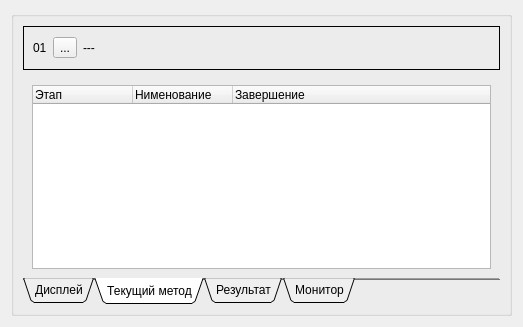
<?xml version="1.0" encoding="UTF-8"?>
<ui version="4.0">
 <class>ZrmDisplayWidget</class>
 <widget class="QWidget" name="ZrmDisplayWidget">
  <property name="geometry">
   <rect>
    <x>0</x>
    <y>0</y>
    <width>505</width>
    <height>327</height>
   </rect>
  </property>
  <property name="sizePolicy">
   <sizepolicy hsizetype="Preferred" vsizetype="Preferred">
    <horstretch>0</horstretch>
    <verstretch>0</verstretch>
   </sizepolicy>
  </property>
  <property name="baseSize">
   <size>
    <width>0</width>
    <height>0</height>
   </size>
  </property>
  <property name="font">
   <font>
    <weight>50</weight>
    <bold>false</bold>
   </font>
  </property>
  <property name="windowTitle">
   <string>Form</string>
  </property>
  <property name="styleSheet">
   <string notr="true"/>
  </property>
  <layout class="QVBoxLayout" name="verticalLayout_12">
   <item>
    <widget class="QGroupBox" name="gb_display">
     <property name="sizePolicy">
      <sizepolicy hsizetype="Maximum" vsizetype="Maximum">
       <horstretch>0</horstretch>
       <verstretch>0</verstretch>
      </sizepolicy>
     </property>
     <property name="styleSheet">
      <string notr="true"/>
     </property>
     <layout class="QVBoxLayout" name="verticalLayout_9">
      <item>
       <widget class="QFrame" name="fr_state">
        <property name="sizePolicy">
         <sizepolicy hsizetype="Minimum" vsizetype="Preferred">
          <horstretch>0</horstretch>
          <verstretch>0</verstretch>
         </sizepolicy>
        </property>
        <property name="styleSheet">
         <string notr="true"/>
        </property>
        <property name="frameShape">
         <enum>QFrame::Box</enum>
        </property>
        <layout class="QHBoxLayout" name="horizontalLayout_3">
         <item>
          <widget class="QLabel" name="lb_dev_addr">
           <property name="sizePolicy">
            <sizepolicy hsizetype="Maximum" vsizetype="Preferred">
             <horstretch>0</horstretch>
             <verstretch>0</verstretch>
            </sizepolicy>
           </property>
           <property name="text">
            <string>01</string>
           </property>
          </widget>
         </item>
         <item>
          <widget class="QToolButton" name="bMinimize">
           <property name="sizePolicy">
            <sizepolicy hsizetype="Maximum" vsizetype="Fixed">
             <horstretch>0</horstretch>
             <verstretch>0</verstretch>
            </sizepolicy>
           </property>
           <property name="minimumSize">
            <size>
             <width>0</width>
             <height>0</height>
            </size>
           </property>
           <property name="maximumSize">
            <size>
             <width>16777215</width>
             <height>16777215</height>
            </size>
           </property>
           <property name="text">
            <string>...</string>
           </property>
           <property name="icon">
            <iconset resource="zrm_resource.qrc">
             <normaloff>:/zrm/icons/minimize.png</normaloff>:/zrm/icons/minimize.png</iconset>
           </property>
           <property name="iconSize">
            <size>
             <width>24</width>
             <height>24</height>
            </size>
           </property>
           <property name="checkable">
            <bool>true</bool>
           </property>
           <property name="popupMode">
            <enum>QToolButton::DelayedPopup</enum>
           </property>
           <property name="toolButtonStyle">
            <enum>Qt::ToolButtonIconOnly</enum>
           </property>
           <property name="arrowType">
            <enum>Qt::NoArrow</enum>
           </property>
          </widget>
         </item>
         <item>
          <widget class="QLabel" name="lb_message">
           <property name="sizePolicy">
            <sizepolicy hsizetype="Preferred" vsizetype="Preferred">
             <horstretch>0</horstretch>
             <verstretch>0</verstretch>
            </sizepolicy>
           </property>
           <property name="frameShape">
            <enum>QFrame::NoFrame</enum>
           </property>
           <property name="text">
            <string>---</string>
           </property>
          </widget>
         </item>
         <item>
          <widget class="QLabel" name="lb_mode">
           <property name="sizePolicy">
            <sizepolicy hsizetype="Fixed" vsizetype="Fixed">
             <horstretch>0</horstretch>
             <verstretch>0</verstretch>
            </sizepolicy>
           </property>
           <property name="minimumSize">
            <size>
             <width>24</width>
             <height>24</height>
            </size>
           </property>
           <property name="maximumSize">
            <size>
             <width>24</width>
             <height>24</height>
            </size>
           </property>
           <property name="frameShape">
            <enum>QFrame::NoFrame</enum>
           </property>
           <property name="text">
            <string/>
           </property>
           <property name="scaledContents">
            <bool>true</bool>
           </property>
          </widget>
         </item>
         <item>
          <widget class="QLabel" name="lb_curr_dir">
           <property name="sizePolicy">
            <sizepolicy hsizetype="Fixed" vsizetype="Fixed">
             <horstretch>0</horstretch>
             <verstretch>0</verstretch>
            </sizepolicy>
           </property>
           <property name="minimumSize">
            <size>
             <width>24</width>
             <height>24</height>
            </size>
           </property>
           <property name="maximumSize">
            <size>
             <width>24</width>
             <height>24</height>
            </size>
           </property>
           <property name="frameShape">
            <enum>QFrame::NoFrame</enum>
           </property>
           <property name="text">
            <string/>
           </property>
           <property name="scaledContents">
            <bool>true</bool>
           </property>
          </widget>
         </item>
         <item>
          <widget class="QLabel" name="lb_relay_state">
           <property name="minimumSize">
            <size>
             <width>24</width>
             <height>24</height>
            </size>
           </property>
           <property name="maximumSize">
            <size>
             <width>24</width>
             <height>24</height>
            </size>
           </property>
           <property name="text">
            <string/>
           </property>
           <property name="pixmap">
            <pixmap resource="zrm_resource.qrc">:/zrm/icons/relay_off.png</pixmap>
           </property>
           <property name="scaledContents">
            <bool>true</bool>
           </property>
          </widget>
         </item>
         <item>
          <widget class="QLabel" name="lb_connect_status">
           <property name="minimumSize">
            <size>
             <width>24</width>
             <height>24</height>
            </size>
           </property>
           <property name="maximumSize">
            <size>
             <width>24</width>
             <height>24</height>
            </size>
           </property>
           <property name="text">
            <string/>
           </property>
           <property name="pixmap">
            <pixmap resource="zrm_resource.qrc">:/zrm/icons/network-offline.png</pixmap>
           </property>
           <property name="scaledContents">
            <bool>true</bool>
           </property>
          </widget>
         </item>
        </layout>
       </widget>
      </item>
      <item>
       <widget class="QTabWidget" name="tabWidget">
        <property name="sizePolicy">
         <sizepolicy hsizetype="Maximum" vsizetype="Expanding">
          <horstretch>0</horstretch>
          <verstretch>0</verstretch>
         </sizepolicy>
        </property>
        <property name="styleSheet">
         <string notr="true"/>
        </property>
        <property name="tabPosition">
         <enum>QTabWidget::South</enum>
        </property>
        <property name="tabShape">
         <enum>QTabWidget::Triangular</enum>
        </property>
        <property name="currentIndex">
         <number>1</number>
        </property>
        <property name="elideMode">
         <enum>Qt::ElideNone</enum>
        </property>
        <property name="documentMode">
         <bool>true</bool>
        </property>
        <property name="tabsClosable">
         <bool>false</bool>
        </property>
        <property name="tabBarAutoHide">
         <bool>true</bool>
        </property>
        <widget class="QWidget" name="tabDisplay">
         <attribute name="title">
          <string>Дисплей</string>
         </attribute>
         <layout class="QVBoxLayout" name="verticalLayout_8">
          <item>
           <layout class="QHBoxLayout" name="horizontalLayout">
            <item>
             <widget class="QPushButton" name="bMethod">
              <property name="styleSheet">
               <string notr="true"/>
              </property>
              <property name="text">
               <string>Метод:</string>
              </property>
              <property name="flat">
               <bool>false</bool>
              </property>
             </widget>
            </item>
            <item>
             <widget class="QLabel" name="lb_method_name">
              <property name="sizePolicy">
               <sizepolicy hsizetype="Expanding" vsizetype="Maximum">
                <horstretch>0</horstretch>
                <verstretch>0</verstretch>
               </sizepolicy>
              </property>
              <property name="text">
               <string>--</string>
              </property>
             </widget>
            </item>
           </layout>
          </item>
          <item>
           <layout class="QHBoxLayout" name="horizontalLayout_5">
            <item>
             <layout class="QVBoxLayout" name="verticalLayout_5">
              <item>
               <widget class="QFrame" name="fr_controls">
                <property name="sizePolicy">
                 <sizepolicy hsizetype="Preferred" vsizetype="Maximum">
                  <horstretch>0</horstretch>
                  <verstretch>0</verstretch>
                 </sizepolicy>
                </property>
                <property name="styleSheet">
                 <string notr="true"/>
                </property>
                <layout class="QGridLayout" name="gridLayout">
                 <item row="0" column="0">
                  <widget class="QLabel" name="label_3">
                   <property name="sizePolicy">
                    <sizepolicy hsizetype="Maximum" vsizetype="Maximum">
                     <horstretch>0</horstretch>
                     <verstretch>0</verstretch>
                    </sizepolicy>
                   </property>
                   <property name="text">
                    <string>Напряжение</string>
                   </property>
                  </widget>
                 </item>
                 <item row="0" column="1" colspan="3">
                  <widget class="QLabel" name="lbVolt">
                   <property name="minimumSize">
                    <size>
                     <width>80</width>
                     <height>0</height>
                    </size>
                   </property>
                   <property name="frameShape">
                    <enum>QFrame::Box</enum>
                   </property>
                   <property name="text">
                    <string>--</string>
                   </property>
                   <property name="alignment">
                    <set>Qt::AlignCenter</set>
                   </property>
                  </widget>
                 </item>
                 <item row="0" column="4">
                  <widget class="QLabel" name="label_10">
                   <property name="sizePolicy">
                    <sizepolicy hsizetype="Maximum" vsizetype="Maximum">
                     <horstretch>0</horstretch>
                     <verstretch>0</verstretch>
                    </sizepolicy>
                   </property>
                   <property name="minimumSize">
                    <size>
                     <width>26</width>
                     <height>0</height>
                    </size>
                   </property>
                   <property name="text">
                    <string>/</string>
                   </property>
                   <property name="alignment">
                    <set>Qt::AlignCenter</set>
                   </property>
                  </widget>
                 </item>
                 <item row="0" column="5" colspan="3">
                  <widget class="QLabel" name="lbVoltLimit">
                   <property name="minimumSize">
                    <size>
                     <width>80</width>
                     <height>0</height>
                    </size>
                   </property>
                   <property name="frameShape">
                    <enum>QFrame::Box</enum>
                   </property>
                   <property name="text">
                    <string>--</string>
                   </property>
                   <property name="alignment">
                    <set>Qt::AlignCenter</set>
                   </property>
                  </widget>
                 </item>
                 <item row="0" column="8">
                  <widget class="QLabel" name="label_12">
                   <property name="sizePolicy">
                    <sizepolicy hsizetype="Maximum" vsizetype="Maximum">
                     <horstretch>0</horstretch>
                     <verstretch>0</verstretch>
                    </sizepolicy>
                   </property>
                   <property name="text">
                    <string>В</string>
                   </property>
                  </widget>
                 </item>
                 <item row="1" column="0">
                  <widget class="QLabel" name="label_4">
                   <property name="sizePolicy">
                    <sizepolicy hsizetype="Maximum" vsizetype="Maximum">
                     <horstretch>0</horstretch>
                     <verstretch>0</verstretch>
                    </sizepolicy>
                   </property>
                   <property name="text">
                    <string>Ток</string>
                   </property>
                  </widget>
                 </item>
                 <item row="1" column="1" colspan="3">
                  <widget class="QLabel" name="lbCurr">
                   <property name="minimumSize">
                    <size>
                     <width>80</width>
                     <height>0</height>
                    </size>
                   </property>
                   <property name="frameShape">
                    <enum>QFrame::Box</enum>
                   </property>
                   <property name="text">
                    <string>--</string>
                   </property>
                   <property name="alignment">
                    <set>Qt::AlignCenter</set>
                   </property>
                  </widget>
                 </item>
                 <item row="1" column="4">
                  <widget class="QLabel" name="label_11">
                   <property name="sizePolicy">
                    <sizepolicy hsizetype="Maximum" vsizetype="Maximum">
                     <horstretch>0</horstretch>
                     <verstretch>0</verstretch>
                    </sizepolicy>
                   </property>
                   <property name="minimumSize">
                    <size>
                     <width>26</width>
                     <height>0</height>
                    </size>
                   </property>
                   <property name="text">
                    <string>/</string>
                   </property>
                   <property name="alignment">
                    <set>Qt::AlignCenter</set>
                   </property>
                  </widget>
                 </item>
                 <item row="1" column="5" colspan="3">
                  <widget class="QLabel" name="lbCurrLimit">
                   <property name="minimumSize">
                    <size>
                     <width>80</width>
                     <height>0</height>
                    </size>
                   </property>
                   <property name="frameShape">
                    <enum>QFrame::Box</enum>
                   </property>
                   <property name="text">
                    <string>--</string>
                   </property>
                   <property name="alignment">
                    <set>Qt::AlignCenter</set>
                   </property>
                  </widget>
                 </item>
                 <item row="1" column="8">
                  <widget class="QLabel" name="label_13">
                   <property name="sizePolicy">
                    <sizepolicy hsizetype="Maximum" vsizetype="Maximum">
                     <horstretch>0</horstretch>
                     <verstretch>0</verstretch>
                    </sizepolicy>
                   </property>
                   <property name="text">
                    <string>А</string>
                   </property>
                  </widget>
                 </item>
                 <item row="2" column="0">
                  <widget class="QLabel" name="lb_cap_name">
                   <property name="sizePolicy">
                    <sizepolicy hsizetype="Maximum" vsizetype="Maximum">
                     <horstretch>0</horstretch>
                     <verstretch>0</verstretch>
                    </sizepolicy>
                   </property>
                   <property name="text">
                    <string>Ёмкость</string>
                   </property>
                  </widget>
                 </item>
                 <item row="2" column="1" colspan="7">
                  <widget class="QLabel" name="lbCapacity">
                   <property name="minimumSize">
                    <size>
                     <width>210</width>
                     <height>0</height>
                    </size>
                   </property>
                   <property name="frameShape">
                    <enum>QFrame::Box</enum>
                   </property>
                   <property name="text">
                    <string>--</string>
                   </property>
                   <property name="alignment">
                    <set>Qt::AlignCenter</set>
                   </property>
                  </widget>
                 </item>
                 <item row="2" column="8">
                  <widget class="QLabel" name="lb_cap_unit1">
                   <property name="sizePolicy">
                    <sizepolicy hsizetype="Maximum" vsizetype="Maximum">
                     <horstretch>0</horstretch>
                     <verstretch>0</verstretch>
                    </sizepolicy>
                   </property>
                   <property name="text">
                    <string>Ач</string>
                   </property>
                  </widget>
                 </item>
                 <item row="3" column="0">
                  <widget class="QLabel" name="label_6">
                   <property name="sizePolicy">
                    <sizepolicy hsizetype="Maximum" vsizetype="Maximum">
                     <horstretch>0</horstretch>
                     <verstretch>0</verstretch>
                    </sizepolicy>
                   </property>
                   <property name="text">
                    <string>Время работы</string>
                   </property>
                  </widget>
                 </item>
                 <item row="3" column="1" colspan="3">
                  <widget class="QLabel" name="lbWorkTime">
                   <property name="minimumSize">
                    <size>
                     <width>80</width>
                     <height>0</height>
                    </size>
                   </property>
                   <property name="frameShape">
                    <enum>QFrame::Box</enum>
                   </property>
                   <property name="text">
                    <string>--</string>
                   </property>
                   <property name="alignment">
                    <set>Qt::AlignCenter</set>
                   </property>
                  </widget>
                 </item>
                 <item row="3" column="4">
                  <widget class="QLabel" name="label_15">
                   <property name="sizePolicy">
                    <sizepolicy hsizetype="Maximum" vsizetype="Maximum">
                     <horstretch>0</horstretch>
                     <verstretch>0</verstretch>
                    </sizepolicy>
                   </property>
                   <property name="minimumSize">
                    <size>
                     <width>26</width>
                     <height>0</height>
                    </size>
                   </property>
                   <property name="text">
                    <string>/</string>
                   </property>
                   <property name="alignment">
                    <set>Qt::AlignCenter</set>
                   </property>
                  </widget>
                 </item>
                 <item row="3" column="5" colspan="3">
                  <widget class="QLabel" name="lbTimeLimit">
                   <property name="minimumSize">
                    <size>
                     <width>80</width>
                     <height>0</height>
                    </size>
                   </property>
                   <property name="frameShape">
                    <enum>QFrame::Box</enum>
                   </property>
                   <property name="text">
                    <string>--</string>
                   </property>
                   <property name="alignment">
                    <set>Qt::AlignCenter</set>
                   </property>
                  </widget>
                 </item>
                 <item row="4" column="0">
                  <widget class="QLabel" name="label_8">
                   <property name="sizePolicy">
                    <sizepolicy hsizetype="Maximum" vsizetype="Maximum">
                     <horstretch>0</horstretch>
                     <verstretch>0</verstretch>
                    </sizepolicy>
                   </property>
                   <property name="text">
                    <string>Этап</string>
                   </property>
                  </widget>
                 </item>
                 <item row="4" column="1">
                  <widget class="QLabel" name="lbStageNum">
                   <property name="minimumSize">
                    <size>
                     <width>32</width>
                     <height>0</height>
                    </size>
                   </property>
                   <property name="frameShape">
                    <enum>QFrame::Box</enum>
                   </property>
                   <property name="text">
                    <string>--</string>
                   </property>
                   <property name="alignment">
                    <set>Qt::AlignCenter</set>
                   </property>
                  </widget>
                 </item>
                 <item row="4" column="2">
                  <widget class="QLabel" name="label_16">
                   <property name="sizePolicy">
                    <sizepolicy hsizetype="Maximum" vsizetype="Maximum">
                     <horstretch>0</horstretch>
                     <verstretch>0</verstretch>
                    </sizepolicy>
                   </property>
                   <property name="minimumSize">
                    <size>
                     <width>16</width>
                     <height>0</height>
                    </size>
                   </property>
                   <property name="text">
                    <string>из</string>
                   </property>
                  </widget>
                 </item>
                 <item row="4" column="3">
                  <widget class="QLabel" name="lbStageTotal">
                   <property name="minimumSize">
                    <size>
                     <width>32</width>
                     <height>0</height>
                    </size>
                   </property>
                   <property name="frameShape">
                    <enum>QFrame::Box</enum>
                   </property>
                   <property name="text">
                    <string>--</string>
                   </property>
                   <property name="alignment">
                    <set>Qt::AlignCenter</set>
                   </property>
                  </widget>
                 </item>
                 <item row="4" column="4">
                  <widget class="QLabel" name="label_9">
                   <property name="sizePolicy">
                    <sizepolicy hsizetype="Maximum" vsizetype="Maximum">
                     <horstretch>0</horstretch>
                     <verstretch>0</verstretch>
                    </sizepolicy>
                   </property>
                   <property name="minimumSize">
                    <size>
                     <width>26</width>
                     <height>0</height>
                    </size>
                   </property>
                   <property name="text">
                    <string>Цикл</string>
                   </property>
                   <property name="alignment">
                    <set>Qt::AlignCenter</set>
                   </property>
                  </widget>
                 </item>
                 <item row="4" column="5">
                  <widget class="QLabel" name="lbCycleNum">
                   <property name="minimumSize">
                    <size>
                     <width>32</width>
                     <height>0</height>
                    </size>
                   </property>
                   <property name="frameShape">
                    <enum>QFrame::Box</enum>
                   </property>
                   <property name="text">
                    <string>--</string>
                   </property>
                   <property name="alignment">
                    <set>Qt::AlignCenter</set>
                   </property>
                  </widget>
                 </item>
                 <item row="4" column="6">
                  <widget class="QLabel" name="label_17">
                   <property name="sizePolicy">
                    <sizepolicy hsizetype="Maximum" vsizetype="Maximum">
                     <horstretch>0</horstretch>
                     <verstretch>0</verstretch>
                    </sizepolicy>
                   </property>
                   <property name="minimumSize">
                    <size>
                     <width>16</width>
                     <height>0</height>
                    </size>
                   </property>
                   <property name="text">
                    <string>из</string>
                   </property>
                  </widget>
                 </item>
                 <item row="4" column="7">
                  <widget class="QLabel" name="lbCycleTotal">
                   <property name="minimumSize">
                    <size>
                     <width>32</width>
                     <height>0</height>
                    </size>
                   </property>
                   <property name="frameShape">
                    <enum>QFrame::Box</enum>
                   </property>
                   <property name="text">
                    <string>--</string>
                   </property>
                   <property name="alignment">
                    <set>Qt::AlignCenter</set>
                   </property>
                  </widget>
                 </item>
                </layout>
               </widget>
              </item>
              <item>
               <layout class="QHBoxLayout" name="horizontalLayout_4">
                <item>
                 <widget class="QLabel" name="label_7">
                  <property name="sizePolicy">
                   <sizepolicy hsizetype="Maximum" vsizetype="Maximum">
                    <horstretch>0</horstretch>
                    <verstretch>0</verstretch>
                   </sizepolicy>
                  </property>
                  <property name="text">
                   <string>Состояние</string>
                  </property>
                 </widget>
                </item>
                <item>
                 <widget class="QLabel" name="lbMode">
                  <property name="sizePolicy">
                   <sizepolicy hsizetype="Preferred" vsizetype="Maximum">
                    <horstretch>0</horstretch>
                    <verstretch>0</verstretch>
                   </sizepolicy>
                  </property>
                  <property name="frameShape">
                   <enum>QFrame::Box</enum>
                  </property>
                  <property name="text">
                   <string>--</string>
                  </property>
                 </widget>
                </item>
               </layout>
              </item>
             </layout>
            </item>
            <item>
             <layout class="QVBoxLayout" name="verticalLayout_3">
              <item>
               <layout class="QVBoxLayout" name="verticalLayout">
                <item>
                 <widget class="QFrame" name="fr_manual">
                  <property name="sizePolicy">
                   <sizepolicy hsizetype="Maximum" vsizetype="Minimum">
                    <horstretch>0</horstretch>
                    <verstretch>0</verstretch>
                   </sizepolicy>
                  </property>
                  <property name="maximumSize">
                   <size>
                    <width>16777215</width>
                    <height>16777215</height>
                   </size>
                  </property>
                  <property name="styleSheet">
                   <string notr="true"/>
                  </property>
                  <layout class="QVBoxLayout" name="verticalLayout_11">
                   <item>
                    <layout class="QVBoxLayout" name="verticalLayout_10">
                     <item>
                      <widget class="QDoubleSpinBox" name="edManVolt">
                       <property name="wrapping">
                        <bool>false</bool>
                       </property>
                       <property name="alignment">
                        <set>Qt::AlignCenter</set>
                       </property>
                       <property name="specialValueText">
                        <string>--</string>
                       </property>
                       <property name="suffix">
                        <string>   В</string>
                       </property>
                      </widget>
                     </item>
                     <item>
                      <widget class="QDoubleSpinBox" name="edManCap">
                       <property name="alignment">
                        <set>Qt::AlignCenter</set>
                       </property>
                       <property name="specialValueText">
                        <string>--</string>
                       </property>
                       <property name="suffix">
                        <string>  Ач</string>
                       </property>
                      </widget>
                     </item>
                    </layout>
                   </item>
                   <item>
                    <spacer name="verticalSpacer_3">
                     <property name="orientation">
                      <enum>Qt::Vertical</enum>
                     </property>
                     <property name="sizeHint" stdset="0">
                      <size>
                       <width>20</width>
                       <height>40</height>
                      </size>
                     </property>
                    </spacer>
                   </item>
                  </layout>
                 </widget>
                </item>
                <item>
                 <spacer name="verticalSpacer">
                  <property name="orientation">
                   <enum>Qt::Vertical</enum>
                  </property>
                  <property name="sizeHint" stdset="0">
                   <size>
                    <width>20</width>
                    <height>0</height>
                   </size>
                  </property>
                 </spacer>
                </item>
               </layout>
              </item>
              <item>
               <layout class="QHBoxLayout" name="horizontalLayout_2">
                <item>
                 <widget class="QToolButton" name="bPause">
                  <property name="enabled">
                   <bool>false</bool>
                  </property>
                  <property name="sizePolicy">
                   <sizepolicy hsizetype="Maximum" vsizetype="Maximum">
                    <horstretch>0</horstretch>
                    <verstretch>0</verstretch>
                   </sizepolicy>
                  </property>
                  <property name="styleSheet">
                   <string notr="true"/>
                  </property>
                  <property name="text">
                   <string>Пауза</string>
                  </property>
                  <property name="checkable">
                   <bool>false</bool>
                  </property>
                  <property name="autoRaise">
                   <bool>false</bool>
                  </property>
                 </widget>
                </item>
                <item>
                 <widget class="QToolButton" name="bStartStop">
                  <property name="enabled">
                   <bool>false</bool>
                  </property>
                  <property name="sizePolicy">
                   <sizepolicy hsizetype="Maximum" vsizetype="Maximum">
                    <horstretch>0</horstretch>
                    <verstretch>0</verstretch>
                   </sizepolicy>
                  </property>
                  <property name="styleSheet">
                   <string notr="true"/>
                  </property>
                  <property name="text">
                   <string>Старт</string>
                  </property>
                  <property name="checkable">
                   <bool>false</bool>
                  </property>
                 </widget>
                </item>
               </layout>
              </item>
             </layout>
            </item>
           </layout>
          </item>
          <item>
           <spacer name="verticalSpacer_2">
            <property name="orientation">
             <enum>Qt::Vertical</enum>
            </property>
            <property name="sizeHint" stdset="0">
             <size>
              <width>20</width>
              <height>3</height>
             </size>
            </property>
           </spacer>
          </item>
         </layout>
        </widget>
        <widget class="QWidget" name="tabMethod">
         <property name="sizePolicy">
          <sizepolicy hsizetype="Preferred" vsizetype="Preferred">
           <horstretch>0</horstretch>
           <verstretch>0</verstretch>
          </sizepolicy>
         </property>
         <attribute name="title">
          <string>Текущий метод</string>
         </attribute>
         <layout class="QVBoxLayout" name="verticalLayout_4">
          <item>
           <widget class="QTreeWidget" name="tw_stages">
            <column>
             <property name="text">
              <string>Этап</string>
             </property>
            </column>
            <column>
             <property name="text">
              <string>Нименование</string>
             </property>
            </column>
            <column>
             <property name="text">
              <string>Завершение</string>
             </property>
            </column>
           </widget>
          </item>
         </layout>
        </widget>
        <widget class="QWidget" name="tabResults">
         <property name="sizePolicy">
          <sizepolicy hsizetype="Preferred" vsizetype="Maximum">
           <horstretch>0</horstretch>
           <verstretch>0</verstretch>
          </sizepolicy>
         </property>
         <attribute name="title">
          <string>Результат</string>
         </attribute>
         <layout class="QVBoxLayout" name="verticalLayout_7">
          <item>
           <widget class="QFrame" name="frame_2">
            <property name="sizePolicy">
             <sizepolicy hsizetype="Preferred" vsizetype="Maximum">
              <horstretch>0</horstretch>
              <verstretch>0</verstretch>
             </sizepolicy>
            </property>
            <property name="frameShape">
             <enum>QFrame::StyledPanel</enum>
            </property>
            <property name="frameShadow">
             <enum>QFrame::Raised</enum>
            </property>
            <layout class="QVBoxLayout" name="verticalLayout_6">
             <item>
              <layout class="QHBoxLayout" name="horizontalLayout_7">
               <item>
                <widget class="QToolButton" name="tbSave">
                 <property name="text">
                  <string>...</string>
                 </property>
                 <property name="icon">
                  <iconset resource="zrm_resource.qrc">
                   <normaloff>:/zrm/icons/save.png</normaloff>:/zrm/icons/save.png</iconset>
                 </property>
                 <property name="iconSize">
                  <size>
                   <width>32</width>
                   <height>32</height>
                  </size>
                 </property>
                </widget>
               </item>
               <item>
                <widget class="QCheckBox" name="cb_report_details">
                 <property name="text">
                  <string>Подробно</string>
                 </property>
                </widget>
               </item>
               <item>
                <widget class="QLabel" name="label_20">
                 <property name="text">
                  <string>Ф.И.О</string>
                 </property>
                </widget>
               </item>
               <item>
                <widget class="QLineEdit" name="ed_report_maker">
                 <property name="text">
                  <string/>
                 </property>
                </widget>
               </item>
              </layout>
             </item>
             <item>
              <layout class="QHBoxLayout" name="horizontalLayout_6">
               <item>
                <widget class="QLabel" name="label_21">
                 <property name="text">
                  <string>Тип АКБ</string>
                 </property>
                </widget>
               </item>
               <item>
                <widget class="QLineEdit" name="ed_akb_type">
                 <property name="text">
                  <string/>
                 </property>
                </widget>
               </item>
               <item>
                <widget class="QLabel" name="label_22">
                 <property name="text">
                  <string>Номер</string>
                 </property>
                </widget>
               </item>
               <item>
                <widget class="QLineEdit" name="ed_akb_number"/>
               </item>
              </layout>
             </item>
            </layout>
           </widget>
          </item>
         </layout>
        </widget>
        <widget class="QWidget" name="tabMon">
         <property name="sizePolicy">
          <sizepolicy hsizetype="Preferred" vsizetype="Preferred">
           <horstretch>0</horstretch>
           <verstretch>0</verstretch>
          </sizepolicy>
         </property>
         <attribute name="title">
          <string>Монитор</string>
         </attribute>
         <layout class="QVBoxLayout" name="verticalLayout_2">
          <item>
           <widget class="QFrame" name="frame">
            <property name="sizePolicy">
             <sizepolicy hsizetype="Preferred" vsizetype="Minimum">
              <horstretch>0</horstretch>
              <verstretch>0</verstretch>
             </sizepolicy>
            </property>
            <property name="frameShape">
             <enum>QFrame::StyledPanel</enum>
            </property>
            <property name="frameShadow">
             <enum>QFrame::Sunken</enum>
            </property>
            <layout class="QHBoxLayout" name="horizontalLayout_9">
             <item>
              <widget class="QToolButton" name="tbMonPause">
               <property name="text">
                <string>...</string>
               </property>
               <property name="icon">
                <iconset resource="zrm_resource.qrc">
                 <normaloff>:/zrm/icons/control_pause.png</normaloff>:/zrm/icons/control_pause.png</iconset>
               </property>
               <property name="iconSize">
                <size>
                 <width>24</width>
                 <height>24</height>
                </size>
               </property>
               <property name="checkable">
                <bool>true</bool>
               </property>
              </widget>
             </item>
             <item>
              <widget class="QToolButton" name="tbMonClear">
               <property name="text">
                <string>...</string>
               </property>
               <property name="icon">
                <iconset resource="zrm_resource.qrc">
                 <normaloff>:/zrm/icons/mon-clear.png</normaloff>:/zrm/icons/mon-clear.png</iconset>
               </property>
               <property name="iconSize">
                <size>
                 <width>24</width>
                 <height>24</height>
                </size>
               </property>
              </widget>
             </item>
             <item>
              <widget class="QToolButton" name="tbMonRx">
               <property name="text">
                <string>...</string>
               </property>
               <property name="icon">
                <iconset resource="zrm_resource.qrc">
                 <normaloff>:/zrm/icons/network-receive.png</normaloff>:/zrm/icons/network-receive.png</iconset>
               </property>
               <property name="iconSize">
                <size>
                 <width>24</width>
                 <height>24</height>
                </size>
               </property>
               <property name="checkable">
                <bool>true</bool>
               </property>
               <property name="checked">
                <bool>true</bool>
               </property>
              </widget>
             </item>
             <item>
              <widget class="QToolButton" name="tbMonTx">
               <property name="text">
                <string>...</string>
               </property>
               <property name="icon">
                <iconset resource="zrm_resource.qrc">
                 <normaloff>:/zrm/icons/network-transmit.png</normaloff>:/zrm/icons/network-transmit.png</iconset>
               </property>
               <property name="iconSize">
                <size>
                 <width>24</width>
                 <height>24</height>
                </size>
               </property>
               <property name="checkable">
                <bool>true</bool>
               </property>
               <property name="checked">
                <bool>true</bool>
               </property>
              </widget>
             </item>
             <item>
              <spacer name="horizontalSpacer_2">
               <property name="orientation">
                <enum>Qt::Horizontal</enum>
               </property>
               <property name="sizeHint" stdset="0">
                <size>
                 <width>40</width>
                 <height>20</height>
                </size>
               </property>
              </spacer>
             </item>
            </layout>
           </widget>
          </item>
          <item>
           <layout class="QHBoxLayout" name="horizontalLayout_10">
            <item>
             <widget class="QTextViewer" name="monitor" native="true">
              <property name="sizePolicy">
               <sizepolicy hsizetype="Expanding" vsizetype="Expanding">
                <horstretch>0</horstretch>
                <verstretch>0</verstretch>
               </sizepolicy>
              </property>
             </widget>
            </item>
            <item>
             <widget class="QScrollBar" name="mon_vsbar">
              <property name="sizePolicy">
               <sizepolicy hsizetype="Fixed" vsizetype="Expanding">
                <horstretch>0</horstretch>
                <verstretch>0</verstretch>
               </sizepolicy>
              </property>
              <property name="orientation">
               <enum>Qt::Vertical</enum>
              </property>
             </widget>
            </item>
           </layout>
          </item>
          <item>
           <widget class="QScrollBar" name="mon_hsbar">
            <property name="orientation">
             <enum>Qt::Horizontal</enum>
            </property>
           </widget>
          </item>
         </layout>
        </widget>
       </widget>
      </item>
     </layout>
    </widget>
   </item>
   <item>
    <spacer name="verticalSpacer_4">
     <property name="orientation">
      <enum>Qt::Vertical</enum>
     </property>
     <property name="sizeHint" stdset="0">
      <size>
       <width>20</width>
       <height>0</height>
      </size>
     </property>
    </spacer>
   </item>
  </layout>
  <action name="actMinimize">
   <property name="checkable">
    <bool>true</bool>
   </property>
   <property name="icon">
    <iconset resource="zrm_resource.qrc">
     <normaloff>:/zrm/icons/minimize.png</normaloff>:/zrm/icons/minimize.png</iconset>
   </property>
   <property name="text">
    <string>Минимум</string>
   </property>
  </action>
 </widget>
 <customwidgets>
  <customwidget>
   <class>QTextViewer</class>
   <extends>QWidget</extends>
   <header>qtextviewer.h</header>
   <container>1</container>
  </customwidget>
 </customwidgets>
 <tabstops>
  <tabstop>bMinimize</tabstop>
  <tabstop>bMethod</tabstop>
  <tabstop>bPause</tabstop>
  <tabstop>bStartStop</tabstop>
 </tabstops>
 <resources>
  <include location="zrm_resource.qrc"/>
 </resources>
 <connections/>
</ui>
